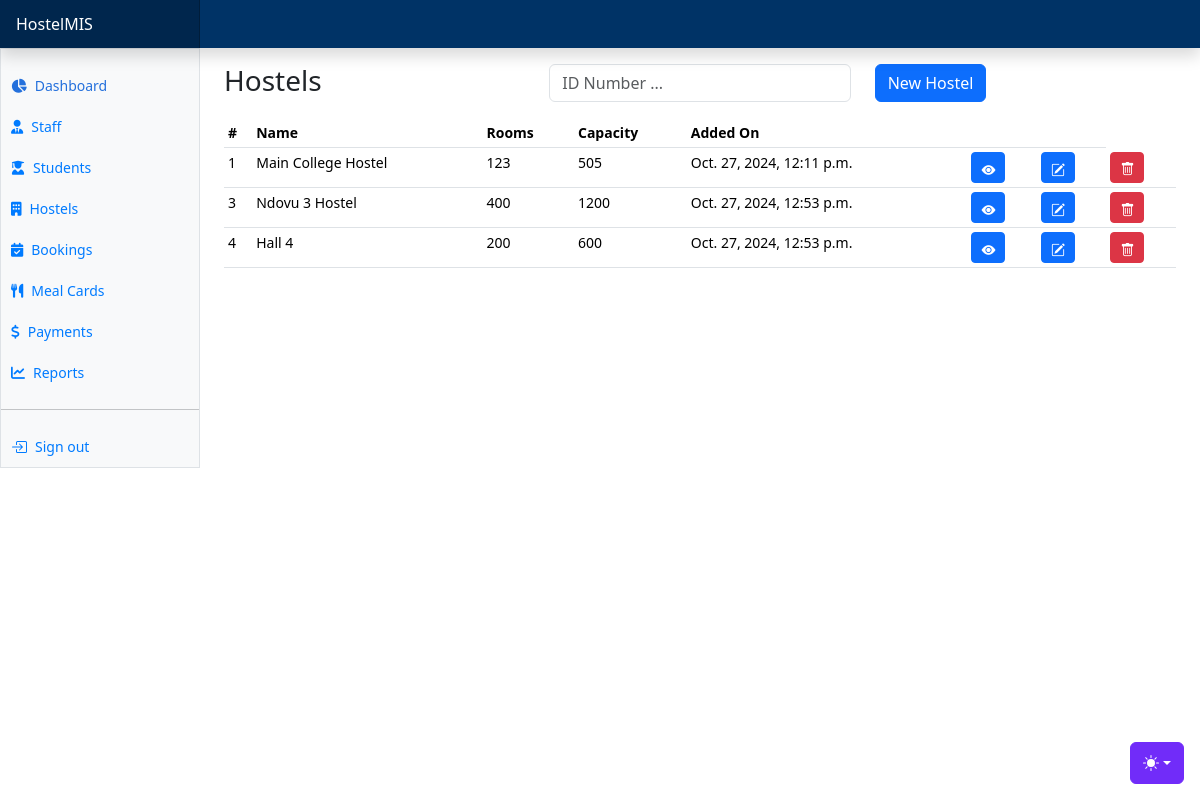
/hostels/, run on the app's committed database.
### apps/hostels/models.py (models this page shows, shortened)
class Hostel(AbsoluteBaseModel):
    name = models.CharField(max_length=255)
    rooms = models.IntegerField(default=1)
    capacity = models.IntegerField(default=1)

### apps/hostels/views.py (the view)
# urls.py: path("hostels/", include("apps.hostels.urls")),
def hostels(request):
    hostels = Hostel.objects.all()
    context = {
        "hostels": hostels,
    }
    return render(request, "hostels/hostels.html", context)

### templates/hostels/hostels.html (shortened to what this page needs)
{% extends "base.html" %}
{% block content %}
<div class="row">
    <div class="col">
        <h3>Hostels</h3>
    </div>
    <div class="col">
      <form method="POST">
        <div class="input-group mb-3">
            <div class="col">
              <input type="text" class="form-control" name="search_text" id="search_text" placeholder="ID Number ...">
            </div>
          </div>
      </form>
    </div>
    <div class="col">
      <button class="btn btn-primary" data-bs-toggle="modal" data-bs-target="#newHostelModal">New Hostel</button>
    </div>
</div>
      <div class="table-responsive small">
        <table class="table table-sm">
          <thead>
            <tr>
              <th scope="col">#</th>
              <th scope="col">Name</th>
              <th scope="col">Rooms</th>
              <th scope="col">Capacity</th>
              <th scope="col">Added On</th>
              <th scope="col" colspan="2"></th>
            </tr>
          </thead>
          <tbody>
            {% for hostel in hostels %}
            <tr>
              <td>{{hostel.id}}</td>
              <td>{{hostel.name}}</td>
              <td>{{hostel.rooms}}</td>
              <td>{{hostel.capacity}}</td>
              <td>{{hostel.created_on}}</td>
              <td>
                <a href="{% url 'hostel-details' hostel.id %}" class="btn btn-primary btn-sm"><i class="bi bi-eye-fill"></i></a>
              </td>
              <td><a class="btn btn-primary btn-sm" data-bs-toggle="modal" data-bs-target="#editHostelModal{{ hostel.id }}">
                <i class="bi bi-pencil-square"></i>
              </a></td>
              <td><a class="btn btn-danger btn-sm" data-bs-toggle="modal" data-bs-target="#deleteHostelModal{{ hostel.id }}">
                <i class="bi bi-trash"></i>
              </a></td>
            </tr>
            {% endfor %}
          </tbody>
        </table>
      </div>
{% endblock content %}

### static/dashboard.css (style rules this page uses)
.bi { display: inline-block; width: 1rem; height: 1rem; }

### templates/base.html (style rules this page uses)
.bi { vertical-align: -.125em; fill: currentColor; }

### data on the page
Hostel: id "1", name "Main College Hostel", rooms "123", capacity "505", created_on "Oct. 27, 2024, 12:11 p.m."
Hostel: id "3", name "Ndovu 3 Hostel", rooms "400", capacity "1200", created_on "Oct. 27, 2024, 12:53 p.m."
Hostel: id "4", name "Hall 4", rooms "200", capacity "600", created_on "Oct. 27, 2024, 12:53 p.m."
